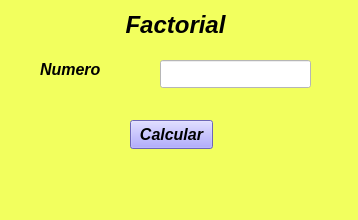
<?xml version="1.0" encoding="UTF-8"?>
<ui version="4.0">
 <class>MainWindow</class>
 <widget class="QMainWindow" name="MainWindow">
  <property name="geometry">
   <rect>
    <x>0</x>
    <y>0</y>
    <width>358</width>
    <height>220</height>
   </rect>
  </property>
  <property name="windowTitle">
   <string>MainWindow</string>
  </property>
  <property name="styleSheet">
   <string notr="true">background-color: rgb(242, 255, 94);</string>
  </property>
  <widget class="QWidget" name="centralwidget">
   <widget class="QPushButton" name="btnCalcular">
    <property name="geometry">
     <rect>
      <x>130</x>
      <y>120</y>
      <width>83</width>
      <height>29</height>
     </rect>
    </property>
    <property name="font">
     <font>
      <pointsize>12</pointsize>
      <weight>75</weight>
      <italic>true</italic>
      <bold>true</bold>
     </font>
    </property>
    <property name="styleSheet">
     <string notr="true">background-color:rgb(153, 144, 255);</string>
    </property>
    <property name="text">
     <string>Calcular</string>
    </property>
   </widget>
   <widget class="QLineEdit" name="txtNumero">
    <property name="geometry">
     <rect>
      <x>160</x>
      <y>60</y>
      <width>151</width>
      <height>28</height>
     </rect>
    </property>
    <property name="styleSheet">
     <string notr="true">background-color: rgb(255, 255, 255);</string>
    </property>
   </widget>
   <widget class="QLabel" name="label_3">
    <property name="geometry">
     <rect>
      <x>40</x>
      <y>60</y>
      <width>101</width>
      <height>20</height>
     </rect>
    </property>
    <property name="text">
     <string>&lt;html&gt;&lt;head/&gt;&lt;body&gt;&lt;p&gt;&lt;span style=&quot; font-size:12pt; font-weight:600; font-style:italic;&quot;&gt;Numero&lt;/span&gt;&lt;/p&gt;&lt;/body&gt;&lt;/html&gt;</string>
    </property>
   </widget>
   <widget class="QLabel" name="label_5">
    <property name="geometry">
     <rect>
      <x>100</x>
      <y>10</y>
      <width>151</width>
      <height>31</height>
     </rect>
    </property>
    <property name="text">
     <string>&lt;html&gt;&lt;head/&gt;&lt;body&gt;&lt;p align=&quot;center&quot;&gt;&lt;span style=&quot; font-size:18pt; font-weight:600; font-style:italic;&quot;&gt;Factorial&lt;/span&gt;&lt;/p&gt;&lt;/body&gt;&lt;/html&gt;</string>
    </property>
   </widget>
  </widget>
  <widget class="QMenuBar" name="menubar">
   <property name="geometry">
    <rect>
     <x>0</x>
     <y>0</y>
     <width>358</width>
     <height>21</height>
    </rect>
   </property>
  </widget>
  <widget class="QStatusBar" name="statusbar"/>
 </widget>
 <resources/>
 <connections/>
</ui>
